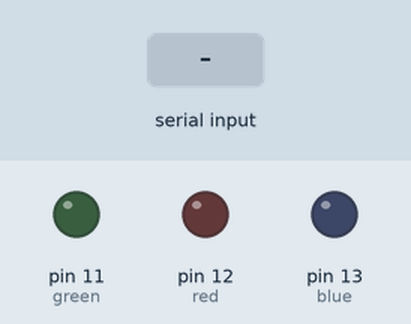
Recording of a sketch running on a simulated Arduino Uno, built with avr-gcc and run on an emulated ATmega328P. Shown: output pins drawn as LEDs (lit = HIGH). The inputs (shaded band) are chosen by the test bench. What the sketch prints to the serial monitor is not drawn.

Above: at 1.2 s.
1.3 s: "R" received over Serial
At 2.4 s:
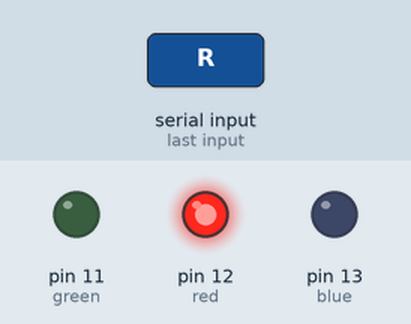
2.8 s: "G" received over Serial
At 3.5 s:
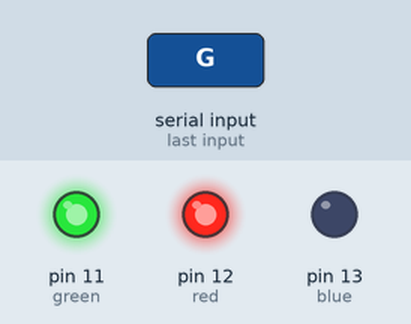
4.3 s: "r" received over Serial
At 4.7 s:
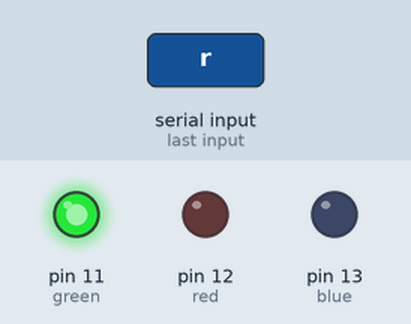
5.8 s: "g" received over Serial
At 7.0 s:
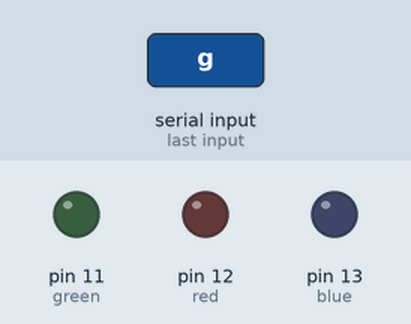
Timing chart, 0 to 8.3 s (numbered marks = the images above; inputs shaded):
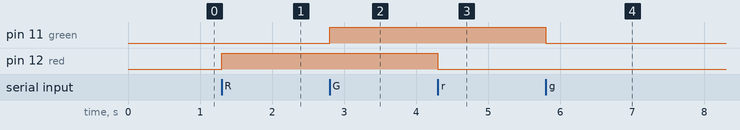

Measured:
- after the input at 1.3 s, pin 12 (red): LOW → HIGH at once
- after the input at 2.8 s, pin 11 (green): LOW → HIGH at once
- after the input at 4.3 s, pin 12 (red): HIGH → LOW at once
- after the input at 5.8 s, pin 11 (green): HIGH → LOW at once

The sketch:

sketch.ino
```cpp
int red = 12;
int green = 11;
int blue = 13;

void setup() {
  Serial.begin(9600);
  Serial.println("initialized");

  pinMode(red, OUTPUT);
  pinMode(blue, OUTPUT);
  pinMode(green, OUTPUT);
}

void loop() {
  if (Serial.available())
  {
    int c = Serial.read();
    if (c == '?'){
      int sensorValue = analogRead(A0);
      float voltage = sensorValue * (5.0 / 1023.0);
      Serial.println(voltage);
    }
    if (c == 'R'){
      digitalWrite(red, HIGH);
    }
    if (c == 'r'){
      digitalWrite(red, LOW);
    }

    if (c == 'G'){
      digitalWrite(green, HIGH);
    }
    if (c == 'g'){
      digitalWrite(green, LOW);
    }
  }
}
```
